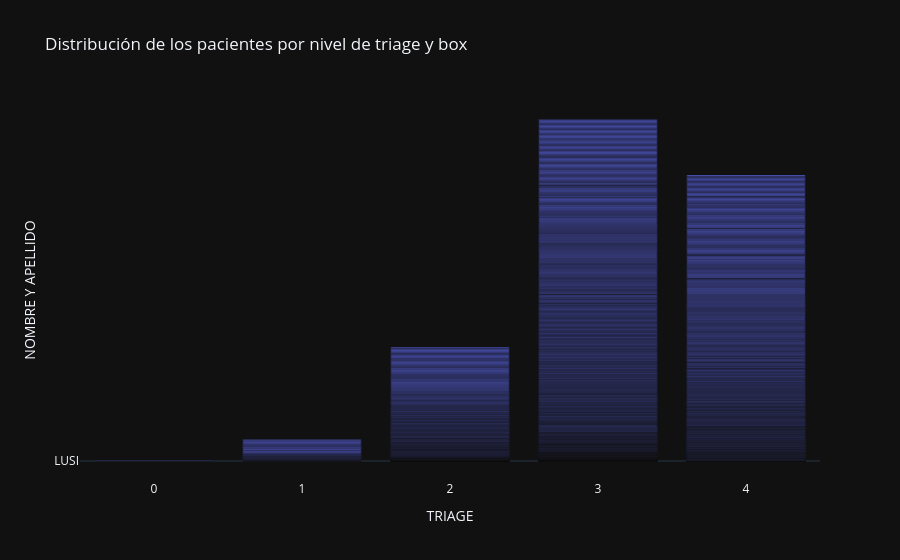

This figure's notebook cell:
### Code cell
def 
fig = px.bar(train_df, x='TRIAGE', y='NOMBRE Y APELLIDO', barmode="group",
             title="Distribución de los pacientes por nivel de triage y box")
fig.show()

### Figure 1 — Plotly figure (JSON) as saved in the notebook; plotly's stock layout.template omitted (floating-point values rounded to 4 significant figures; data arrays with more than 128 entries replaced by an {"elided": "..."} marker saying what was removed)
{"data": [{"alignmentgroup": "True", "hovertemplate": "TRIAGE=%{x}<br>NOMBRE Y APELLIDO=%{y}<extra></extra>", "legendgroup": "", "marker": {"color": "#636efa", "pattern": {"shape": ""}}, "name": "", "offsetgroup": "", "orientation": "v", "showlegend": false, "textposition": "auto", "x": {"elided": "1634 mixed values"}, "xaxis": "x", "y": {"elided": "1634 str values"}, "yaxis": "y", "type": "bar"}], "layout": {"xaxis": {"anchor": "y", "domain": [0.0, 1.0], "title": {"text": "TRIAGE"}}, "yaxis": {"anchor": "x", "domain": [0.0, 1.0], "title": {"text": "NOMBRE Y APELLIDO"}}, "legend": {"tracegroupgap": 0}, "title": {"text": "Distribución de los pacientes por nivel de triage y box"}, "barmode": "group"}}
